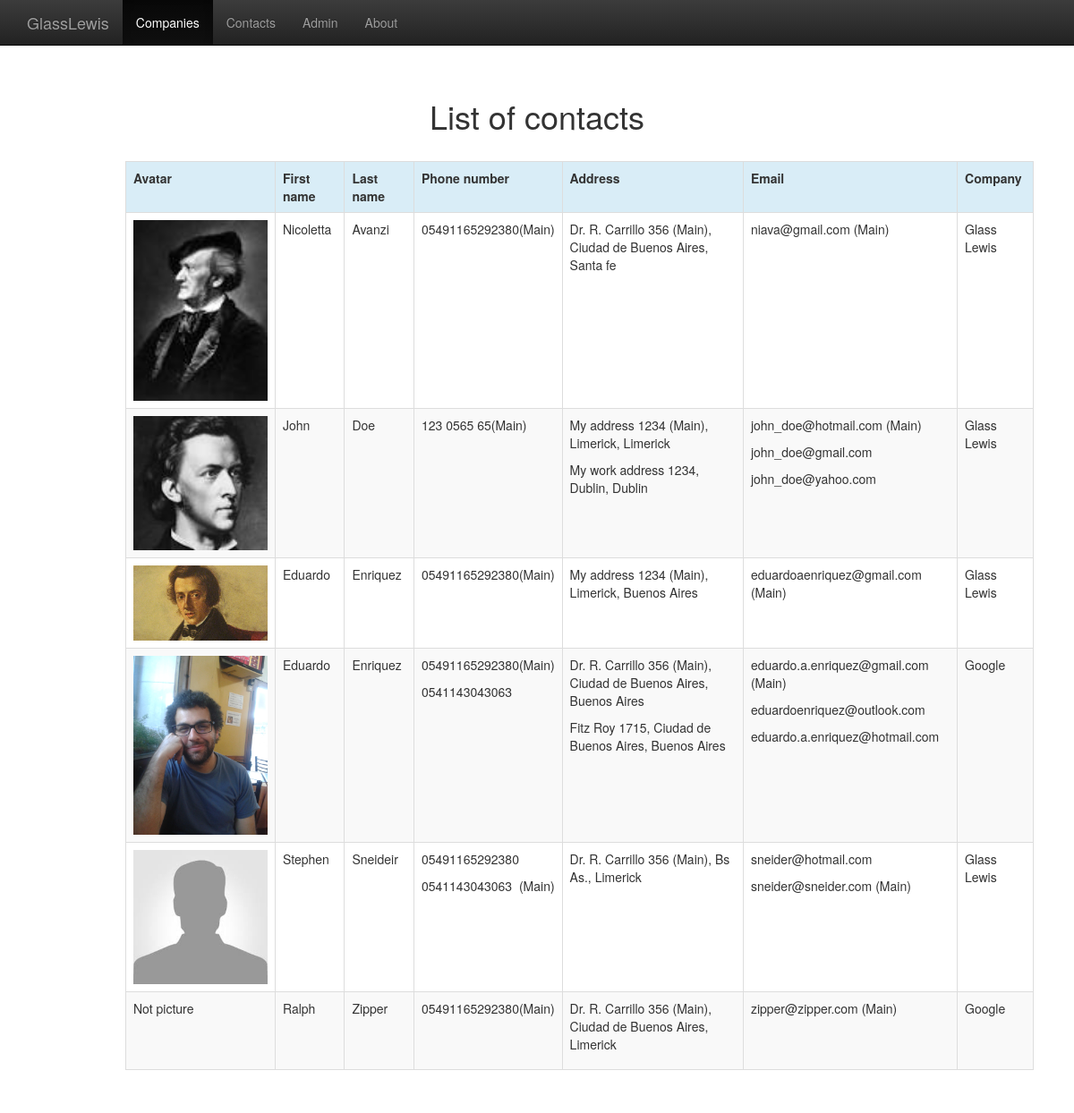
/contact, run on an earlier commit of the app's database.
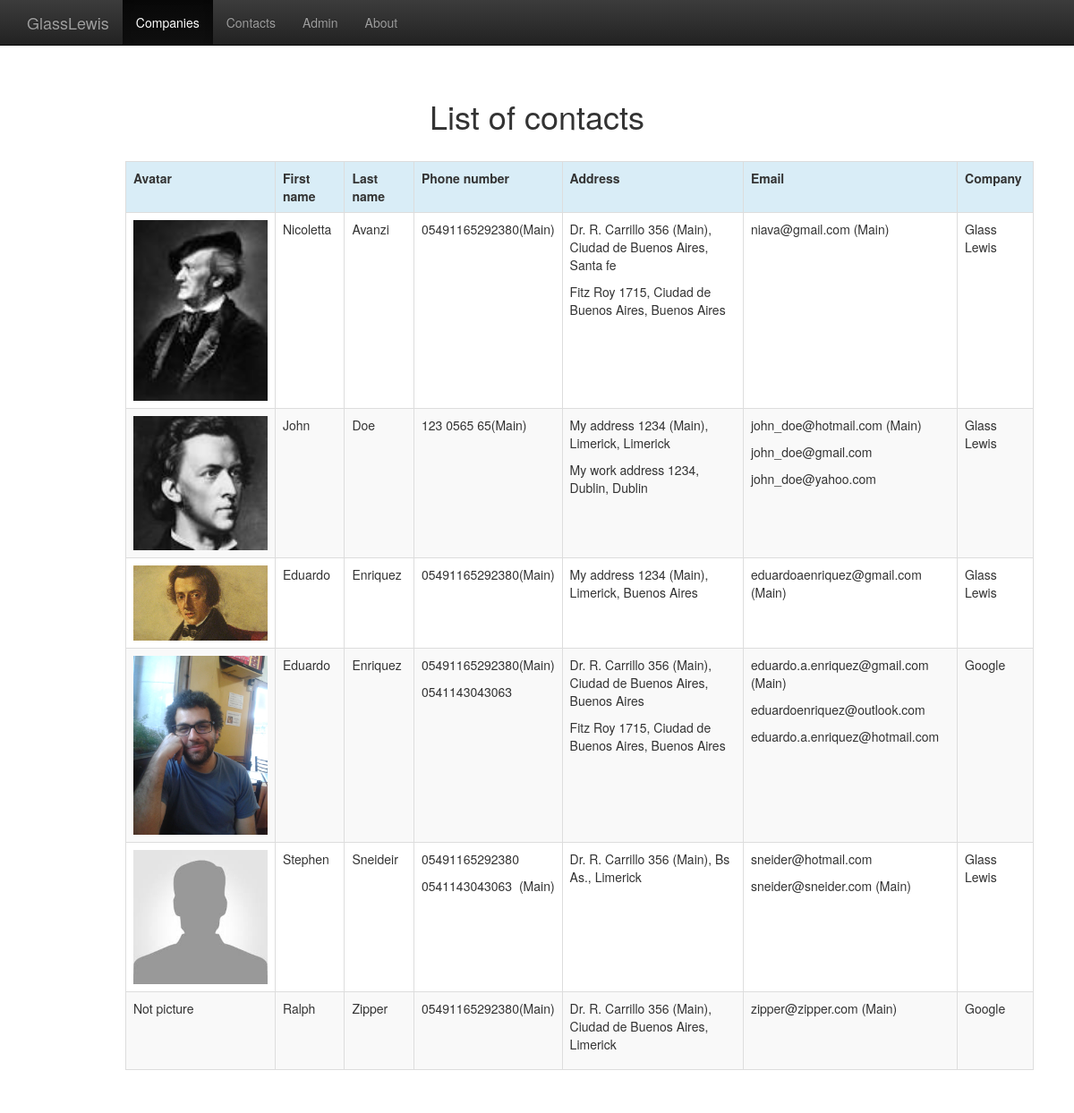
And on a later commit of the database.
### contacts/models.py (models this page shows, shortened)
class Contact(models.Model):
    company = models.ForeignKey(
        Company,
        related_name="company",
    )
    first_name = models.CharField(max_length=200)
    last_name = models.CharField(max_length=200)
    avatar = models.ImageField(
        upload_to=get_image_path,
        blank=True,
        null=True
    )
    @property
    def addresses(self):
        address = Address.objects.filter(contact=self)
        if address.exists():
            return address
    @property
    def phones(self):
        phones = Phone.objects.values("phone_number", "main").filter(
            contact=self,
        )
        if phones.exists():
            return phones
    @property
    def emails(self):
        email = Email.objects.values("email", "main").filter(contact=self)
        if email.exists():
            return email
    class Meta:
        verbose_name = ("Contact")
        verbose_name_plural = ("Contacts")
        ordering = ("last_name", )

class Address(models.Model):
    contact = models.ForeignKey(Contact)
    address_type = models.CharField(
        max_length=10,
    )
    address = models.CharField(
        max_length=255,
    )
    city = models.CharField(
        max_length=255,
    )
    state = models.CharField(
        max_length=20,
    )
    postal_code = models.CharField(
        max_length=20,
    )
    main = models.BooleanField(default=False)
    class Meta:
        verbose_name = ("Address")
        verbose_name_plural = ("Addresses")

class Email(models.Model):
    contact = models.ForeignKey(Contact)
    email = models.EmailField(unique=True)
    main = models.BooleanField(default=False)
    class Meta:
        verbose_name = ("Email")
        verbose_name_plural = ("Emails")

class Company(models.Model):
    name = models.CharField(
        max_length=100,
        verbose_name=("name"),
        help_text=("Name of the company")
    )
    address_line1 = models.CharField(
        ('Address 1'),
        max_length=100,
        blank=True
    )
    address_line2 = models.CharField(
        ('Address 2'),
        max_length=100,
        blank=True
    )
    phone_number = models.CharField(
        max_length=70,
        blank=True
    )
    homepage = models.TextField(
        validators=[URLValidator()]
    )
    class Meta:
        verbose_name = ("Company")
        verbose_name_plural = ("Companies")
        ordering = ("name", )
    def __unicode__(self):
        return "%s" % (self.name)

### contacts/views.py (the view)
# urls.py: url(r'^contact$', views.contacts),
def contacts(request):
    contacts = Contact.objects.all().order_by('last_name')
    return render(
        request,
        'contacts/contact_list.html',
        {'contacts': contacts}
    )

### contacts/templates/contacts/contact_list.html
{% extends 'contacts/base.html' %}
{% block content %}
<h1>List of contacts</h1>
<br>
  <div class="row">
    <div class="col-md-1"></div>
    <div class="col-md-11">
        <div class="table-responsive">
        <table class="table table-striped table-bordered">
           <tr>
             <th class="info">Avatar</th>
             <th class="info">First name</th>
             <th class="info">Last name</th>
             <th class="info">Phone number</th>
             <th class="info">Address</th>
             <th class="info">Email</th>
             <th class="info">Company</th>
          </tr>
          {% for contact in contacts %}
          <tr>
              <td>
                {% if contact.avatar %}<img width="150" src="{{ contact.avatar.url }}" />
                {% elif not contact.avatar %}<p class="text-left"> Not picture</p>
                {% endif %}
              </td>
            <td><p class="text-left">{{ contact.first_name }}</p></td>
            <td><p class="text-left">{{ contact.last_name }}</p></td>
            <td>
            {% if contact.phones %}
              <table>
                  {% for phone in contact.phones %}
                  <tr>
                    <td><p class="text-left">{{ phone.phone_number }}</p></td>
                    <td><p class="text-left">{% if phone.main %} (Main){% endif %}</p></td>
                  </tr>
                  {% endfor %}
              </table>
            {% else %}
              <p class="text-left"> No phone number</p>
            {% endif %}
            </td>
            <td>
            {% if contact.addresses %}
              <table>
                  {% for address in contact.addresses %}
                  <tr>
                    <td><p class="text-left">{{ address.address }}{% if address.main %} (Main){% endif %}, {{ address.city }}, {{ address.state }}</p></td>
                  </tr>
                  {% endfor %}
              </table>
            {% else %}
              <p class="text-left"> No addresses </p>
            {% endif %}
            </td>
            <td>
            {% if contact.emails %}
              <table>
                  {% for email in contact.emails %}
                  <tr>
                    <td><p class="text-left">{{ email.email }}{% if email.main %} (Main){% endif %}</p></td>
                  </tr>
                  {% endfor %}
              </table>
            {% else %}
              <p class="text-left"> No email</p>
            {% endif %}
            </td>
            <td><p class="text-left">{{ contact.company }}</p></td>
          </tr>
          {% endfor %}
        </table>
        </div>
    </div>
  </div>
  <br>
{% endblock content %}

What changed in the data, as far as the page shows it:
added Address: address "Fitz Roy 1715", city "Ciudad de Buenos Aires", state "Buenos Aires", shown under Contact "Nicoletta"
